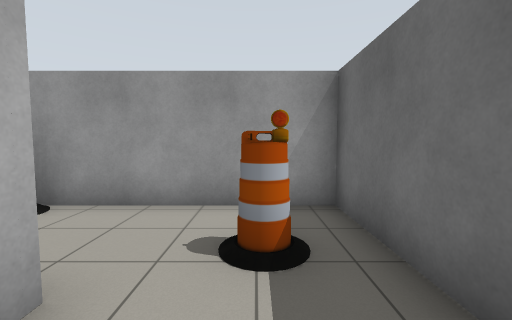
[1] (above)

12 first-person views from a walk through a robot-simulator world made for Gazebo. The camera is 1.2 m above the floor, tilts 4° down and sees 90° across. Floor lines are 1 m apart. The floor is counted in squares, 1 m on a side. Each view is taken from the middle of a square. On the plan, view 1 faces up. The plan holds only what a view shows up to about 12 squares ahead; the rest is blank. Simple shapes stand in for some stock models.

[2]
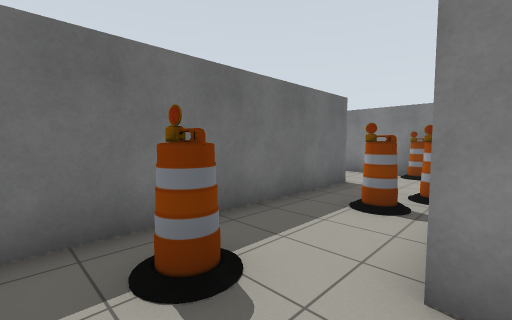

[3]
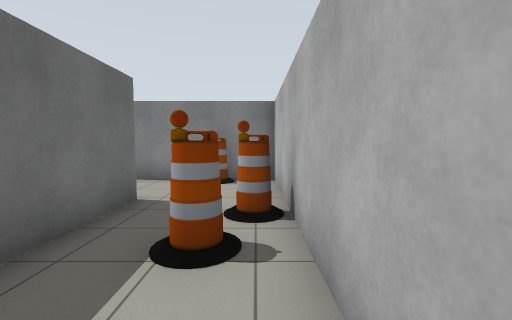

[4]
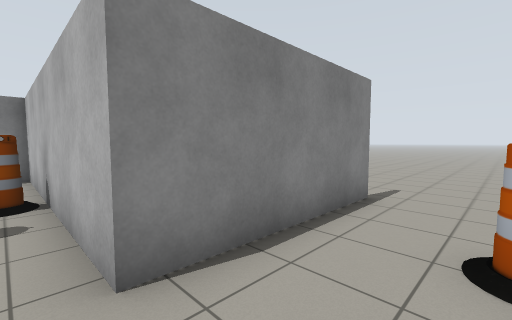

[5]
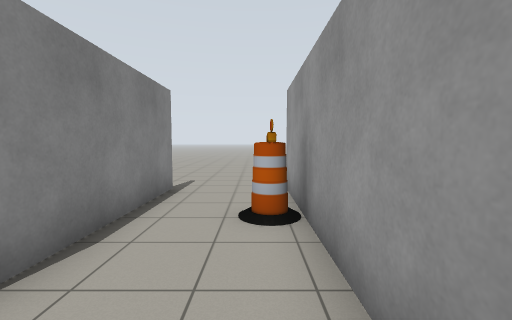

[6]
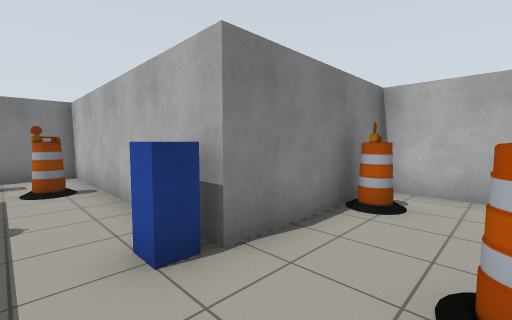

[7]
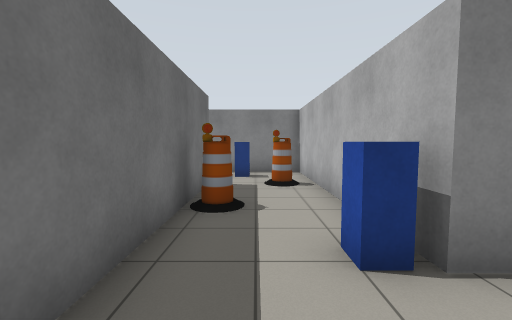

[8]
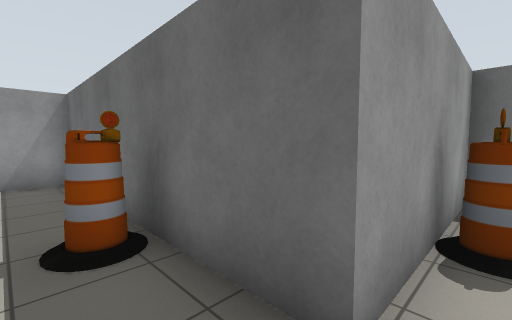

[9]
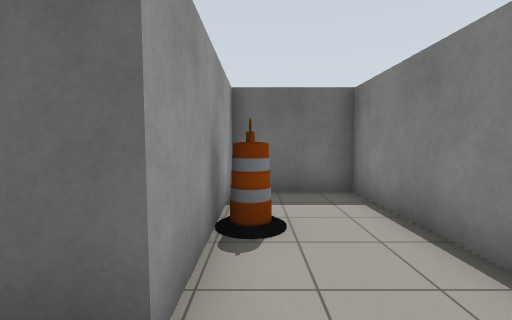

[10]
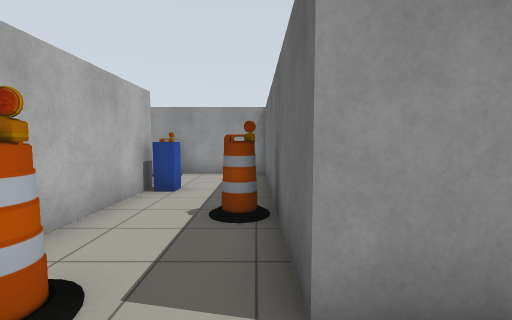

[11]
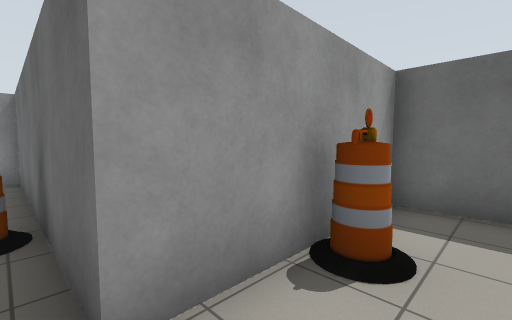

[12]
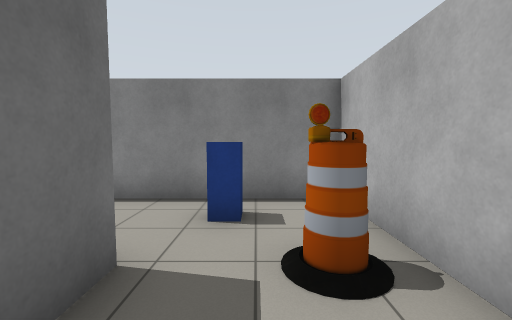

### Floor plan
Points are (right, up) in squares from view 1. A wall is a line through its corners. A room is listed if a view was taken in it or the views show most of it. See-through windows are left out.
Room 1 (views 1, 2, 3, 4, 5)
walls: (1.5, -3.4) (1.5, 4.8) (-6.6, 4.8); (3.5, -3.3) (2, -3.3); (-6.6, 1.8) (-1.6, 1.8) (-1.6, -6.3) (3.3, -6.3)
ways out: opening at (2.5, -4.5) to room 2; opening at (-7.5, 2)
objects: barrel (-4, 4); barrel (-1, -2); barrel (0, -6); barrel (0, -1); barrel (0, 3); barrel (3, -4)
Room 2 (views 6, 7, 12)
walls: (3.3, -6.3) (3.3, -11.5); (6.4, -8.5) (6.4, -3.3) (3.5, -3.3); (6.4, -11.4) (6.4, -9.4)
ways out: opening at (2.5, -4.5) to room 1; opening at (4.5, -10.5) to room 3
objects: barrel (4, -11); postbox (4, -7)
Room 3 (views 8, 9, 10, 11)
walls: (3.3, -11.5) (3.3, -14.4) (11.2, -14.4) (11.2, -11.4) (6.4, -11.4)
ways out: opening at (4.5, -10.5) to room 2
objects: postbox (5, -13); barrel (9, -12)

Where each view was taken, in squares from view 1:
view 1: 0 up, 0 right, facing up
view 2: 4 up, 2 left, facing down-right
view 3: 2 up, 1 left, facing down
view 4: 4 up, 1 left, facing down-left
view 5: 4 up, 0 right, facing left
view 6: 4 down, 5 right, facing down-left
view 7: 4 down, 5 right, facing down
view 8: 12 down, 5 right, facing up-right
view 9: 12 down, 5 right, facing right
view 10: 13 down, 6 right, facing up
view 11: 13 down, 6 right, facing up-right
view 12: 9 down, 5 right, facing down
